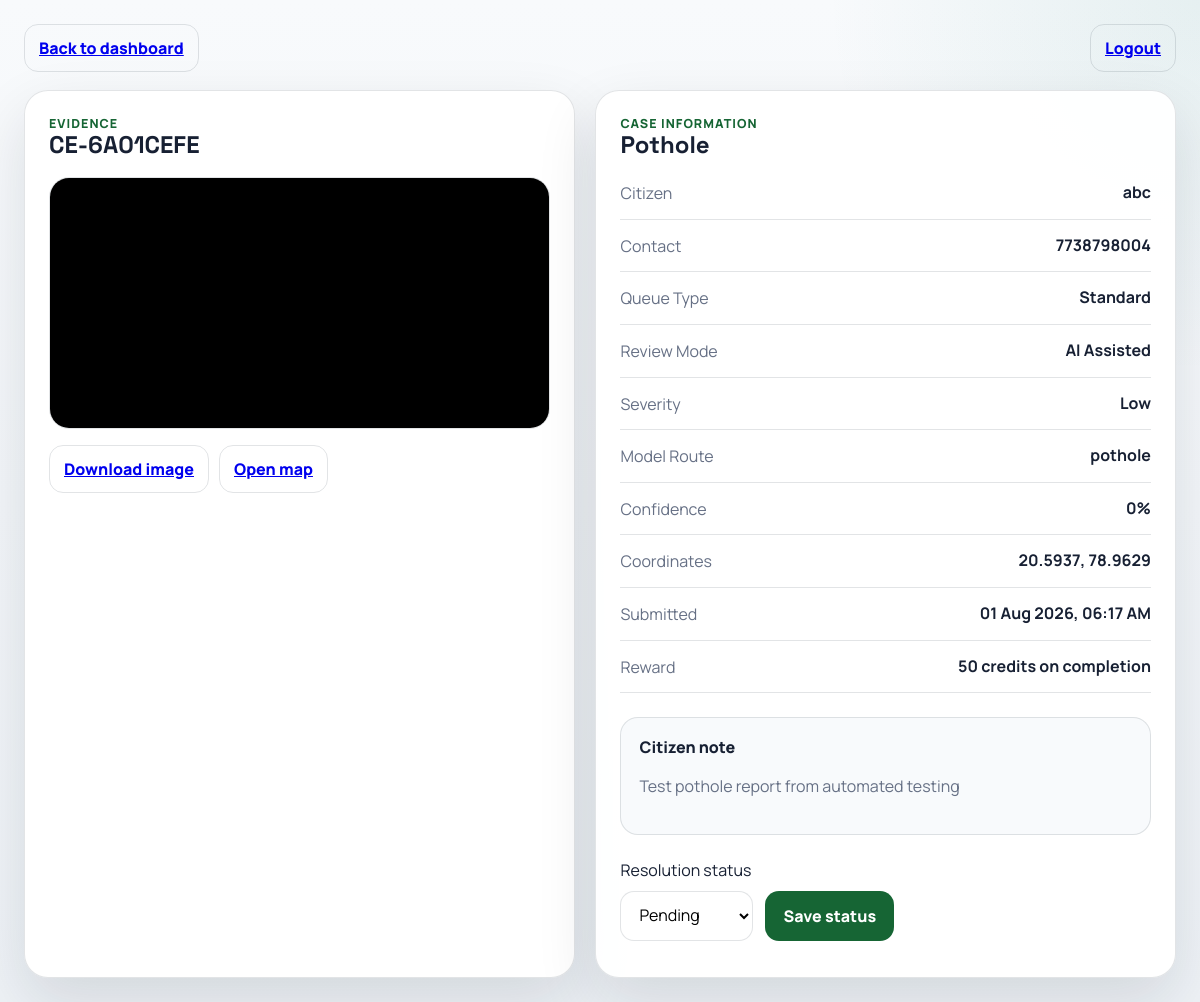
Page /admin/report/16 (signed in) on the committed database.
### database.py (models this page shows)
class Complaint(Base):
    __tablename__ = "complaints"
    id = Column(Integer, primary_key=True)
    issue_type = Column(String)
    image_path = Column(String)
    confidence = Column(Float)
    latitude = Column(Float)
    longitude = Column(Float)
    comment = Column(String)
    status = Column(String, default="Pending")
    user_name = Column(String)
    user_contact = Column(String)
    reference_code = Column(String)
    created_at = Column(String)
    user_id = Column(Integer)
    issue_key = Column(String)
    detection_mode = Column(String)
    model_key = Column(String)
    severity = Column(String)
    last_updated_at = Column(String)
    reward_points = Column(Integer, default=0)
    priority_requested = Column(Integer, default=0)

### app.py (the view)
@app.get("/admin/report/{report_id}", response_class=HTMLResponse)
async def report_detail(request: Request, report_id: int):
    admin_session = get_current_admin_session(request)
    if not admin_session:
        return RedirectResponse("/login?tab=admin", status_code=302)
    db = SessionLocal()
    try:
        report = db.query(Complaint).filter(Complaint.id == report_id).first()
    finally:
        db.close()
    if not report:
        return HTMLResponse("Report not found", status_code=404)
    return templates.TemplateResponse(
        request,
        "report_detail.html",
        {
            "request": request,
            "report": report,
            "image_url": build_image_url(report.image_path),
            "status_choices": sorted(ALLOWED_STATUSES, key=lambda value: ["Pending", "In Progress", "Completed"].index(value)),
            "image_analysis_mode": report.detection_mode or "Manual Review",
            "completion_reward_points": COMPLETION_REWARD_POINTS,
        },
    )

### templates/report_detail.html (shortened to what this page needs)
<!DOCTYPE html>
<html lang="en">
<head>
    <link rel="stylesheet" href="/static/admin.css">
</head>
<body>
    <div class="detail-shell">
        <div class="detail-topbar">
            <a href="/admin/dashboard" class="detail-back">Back to dashboard</a>
            <a href="/admin/logout" class="detail-back">Logout</a>
        </div>
        <div class="detail-grid">
            <section class="detail-card">
                <p class="mini-label">Evidence</p>
                <h1>{{ report.reference_code or ('CE-' ~ report.id) }}</h1>
                <img class="detail-image" src="{{ image_url }}" alt="Complaint evidence image">
                <div class="detail-actions">
                    <a class="table-link" href="/admin/download/{{ report.id }}">Download image</a>
                    <a class="table-link" href="https://maps.google.com/?q={{ report.latitude }},{{ report.longitude }}" target="_blank" rel="noreferrer">Open map</a>
                </div>
            </section>
            <section class="detail-card">
                <p class="mini-label">Case information</p>
                <h2>{{ report.issue_type }}</h2>
                <div class="detail-list">
                    <div><span>Citizen</span><strong>{{ report.user_name or 'Unknown user' }}</strong></div>
                    <div><span>Contact</span><strong>{{ report.user_contact or 'No contact' }}</strong></div>
                    <div><span>Queue Type</span><strong>{{ 'Priority' if report.priority_requested else 'Standard' }}</strong></div>
                    <div><span>Review Mode</span><strong>{{ report.detection_mode or 'Manual Review' }}</strong></div>
                    <div><span>Severity</span><strong>{{ report.severity or 'Needs Review' }}</strong></div>
                    <div><span>Model Route</span><strong>{{ report.model_key if report.model_key else 'Manual review queue' }}</strong></div>
                    <div><span>Confidence</span><strong>{{ (report.confidence * 100)|round|int if report.confidence is not none else 0 }}%</strong></div>
                    <div><span>Coordinates</span><strong>{{ report.latitude }}, {{ report.longitude }}</strong></div>
                    <div><span>Submitted</span><strong>{{ report.created_at or 'Earlier record' }}</strong></div>
                    <div><span>Reward</span><strong>{{ report.reward_points if report.reward_points else completion_reward_points }} credits on completion</strong></div>
                </div>
                <div class="comment-box">
                    <span>Citizen note</span>
                    <p>{{ report.comment if report.comment else 'No additional details were provided for this complaint.' }}</p>
                </div>
                <div class="status-manager">
                    <label for="statusSelect">Resolution status</label>
                    <div class="status-row">
                        <select id="statusSelect">
                            {% for status in status_choices %}
                            <option value="{{ status }}" {{ 'selected' if report.status == status else '' }}>{{ status }}</option>
                            {% endfor %}
                        </select>
                        <button type="button" onclick="saveStatus()">Save status</button>
                    </div>
                </div>
            </section>
        </div>
    </div>
</body>
</html>

### static/admin.css (style rules this page uses)
:root { --bg: #eef2f6; --panel: rgba(255, 255, 255, 0.95); --panel-dark: #0f172a; --text: #172033; --muted: #667085; --line: rgba(23, 32, 51, 0.12); --accent: #166534; --warning: #b45309; --info: #1d4ed8; --success: #15803d; --gold: #b45309; --shadow: 0 24px 60px rgba(15, 23, 42, 0.12); }
* { box-sizing: border-box; }
body { margin: 0; font-family: "Manrope", sans-serif; color: var(--text); background: radial-gradient(circle at top right, rgba(15, 118, 110, 0.08), transparent 24%), linear-gradient(180deg, #f8fafc 0%, var(--bg) 100%); }
.dashboard-shell, .detail-shell { min-height: 100vh; padding: 24px; }
.dashboard-sidebar, .table-panel, .stat-card, .detail-card, .sidebar-note { background: var(--panel); border: 1px solid var(--line); border-radius: 24px; box-shadow: var(--shadow); }
.sidebar-label, .mini-label { margin: 0; color: var(--accent); font-size: 0.78rem; font-weight: 800; letter-spacing: 0.08em; text-transform: uppercase; }
.dashboard-sidebar h1, .panel-head h2, .detail-card h1, .detail-card h2 { margin: 0; font-family: "Space Grotesk", sans-serif; line-height: 1.05; }
.sidebar-copy, .ref-block span, .user-block span, .status-feedback, .comment-box p, .detail-list span { color: var(--muted); line-height: 1.6; }
.sidebar-link, .table-link, .detail-back { min-height: 44px; padding: 12px 14px; border-radius: 14px; display: inline-flex; align-items: center; justify-content: center; border: 1px solid var(--line); font-weight: 800; }
.panel-head input, .status-row select { min-height: 46px; border-radius: 14px; border: 1px solid var(--line); padding: 12px 14px; font: inherit; background: #fff; }
.detail-topbar { display: flex; justify-content: space-between; gap: 12px; margin-bottom: 18px; }
.detail-grid { display: grid; grid-template-columns: minmax(320px, 0.95fr) minmax(320px, 1fr); gap: 20px; }
.detail-card { padding: 24px; }
.detail-image { width: 100%; border-radius: 20px; display: block; margin-top: 20px; border: 1px solid var(--line); }
.detail-actions { display: flex; gap: 10px; margin-top: 16px; flex-wrap: wrap; }
.detail-list { display: grid; gap: 14px; margin: 24px 0; }
.detail-list div { display: flex; justify-content: space-between; gap: 14px; padding-bottom: 12px; border-bottom: 1px solid var(--line); }
.detail-list strong { text-align: right; }
.comment-box { padding: 18px; border-radius: 18px; background: #f8fafc; border: 1px solid var(--line); }
.comment-box span { display: block; margin-bottom: 8px; font-weight: 800; }
.status-manager { margin-top: 24px; }
.status-row { display: flex; gap: 12px; margin-top: 10px; flex-wrap: wrap; }
.status-row button { min-height: 46px; padding: 12px 18px; border: 0; border-radius: 14px; background: var(--accent); color: #fff; font: inherit; font-weight: 800; cursor: pointer; }

### rows in the picture
Complaint: reference_code "CE-6A01CEFE", issue_type "Pothole", user_name "abc", user_contact "7738798004", priority_requested "Standard", detection_mode "AI Assisted", severity "Low", model_key "pothole", confidence "0", latitude "20.5937", longitude "78.9629", created_at "01 Aug 2026, 06:17 AM", reward_points "50", comment "Test pothole report from automated testing"

### other values in the picture
form field value "Pending"
